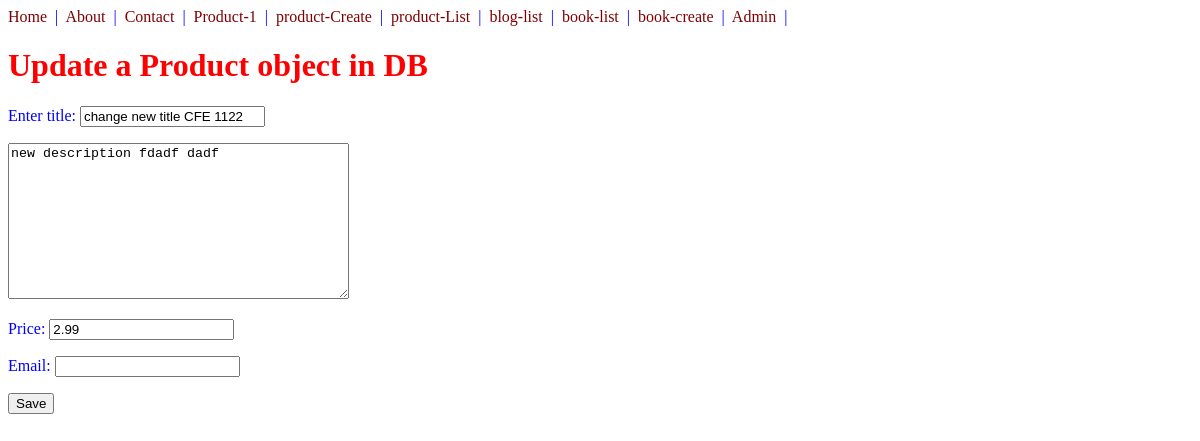
The app's page /products/update/1/ with its own data.
### products/models.py (models this page shows, shortened)
class Product(models.Model):
    title = models.CharField(max_length=100)
    description = models.TextField(null=True)
    price = models.DecimalField(max_digits=10, decimal_places=2)

### products/views.py (the view)
# urls.py: path('update/<int:id>/', product_update_view, name='product-update'),
def product_update_view(request, id=id):
    obj = get_object_or_404(Product, id=id)
    context={}
    if obj is not None:
        form = ProductForm(request.POST or None, instance=obj)
        if form.is_valid():
            form.save()
            return redirect('/products')
        context = {
            'form':form
        }
    return render(request, "products/product_update.html",context)

### products/forms.py (shortened to what this page needs)
class ProductForm(forms.ModelForm):
    title = forms.CharField(label='Enter title',required=True, max_length=80)
    description = forms.CharField(
        required=False,
        max_length=100,
        label='',
        widget=forms.Textarea(
            attrs={
                "placeholder":"Your description",
                "row":20,
                "col": 100,
            }))
    price = forms.DecimalField(max_digits=10, decimal_places=2)
    email = forms.EmailField()
    class Meta:
        model = Product
        fields = ['title', 'description', 'price']

### products/templates/products/product_update.html
{% extends 'base.html' %}
{% block content %}
<h1>Update a Product object in DB</h1>
<form action="." method='POST'>{% csrf_token %}
    {{ form.as_p }}
    <input type="submit" value="Save"/>
</form>
{% endblock %}

### static/css/style.css (style rules this page uses)
body { color: blue }
h1 { color: red }

### records on screen
Product: title "change new title CFE 1122", description "new description fdadf dadf", price "2.99"
